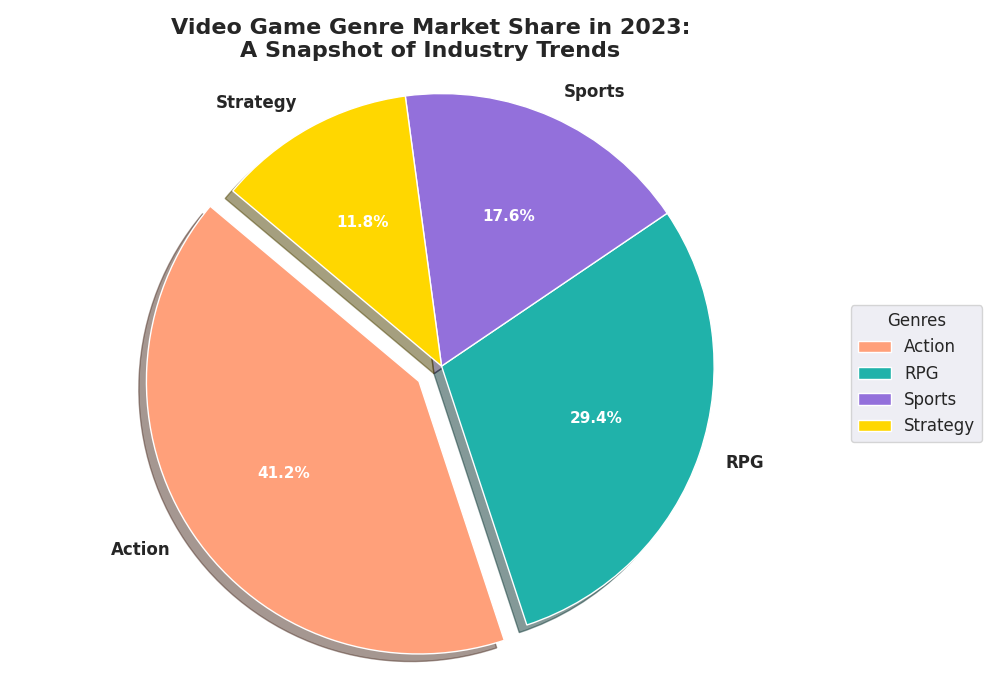

Source code (Python):
import matplotlib.pyplot as plt

genres = ['Action', 'RPG', 'Sports', 'Strategy']
market_shares = [35, 25, 15, 10]

# New set of colors for the pie chart
colors = ['#FFA07A', '#20B2AA', '#9370DB', '#FFD700']

explode = (0.1, 0, 0, 0)

plt.figure(figsize=(10, 7))
wedges, texts, autotexts = plt.pie(
    market_shares, labels=genres, colors=colors, explode=explode, shadow=True,
    autopct='%1.1f%%', startangle=140
)

for text in texts:
    text.set_fontsize(12)
    text.set_fontweight('bold')

for autotext in autotexts:
    autotext.set_color('white')
    autotext.set_fontsize(11)
    autotext.set_fontweight('bold')

plt.axis('equal')

plt.title('Video Game Genre Market Share in 2023:\nA Snapshot of Industry Trends', fontsize=16, fontweight='bold', ha='center')

plt.legend(wedges, genres, title="Genres", loc="center left", bbox_to_anchor=(1, 0, 0.5, 1), fontsize=12)

plt.tight_layout()

plt.show()
